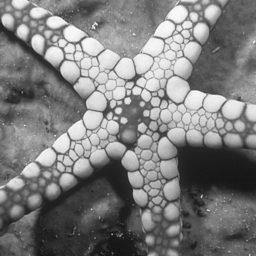
#> input picture img/Fig0201.png, 256 x 256 px, given in place of Fig1209.png, which was not available
$ python 012_image_morphological.py
#> lines starting #> are read from the running program, lines starting #| are printed output that depends on the picture; after the words box and inside, x2 and y2 are one past the last pixel; in counts of white or black regions, pixels touching at a corner belong together; pictures that were not available may be replaced by others from this repository, and a replacement may not be noted
import cv2 as cv
import numpy as np
from matplotlib import pyplot as plt

# 形态学图像处理

# [485 lines left out: functions ImageErodeAndDilate, ImageOpenAndClose, ImageGradient, ImageHitMiss, ImageGrayScale, ImageGrayScaleTophat and 10 more, not called in this run]


def ImageCornerDetection(filepath):
#> called with filepath = 'img/Fig1209.png'
    img = cv.imread(filepath, flags=1)
#> img is the input picture: shape (256, 256, 3); min 19, max 250, mean 124.1
    imgSign = img.copy()
    imgGray = cv.cvtColor(img, cv.COLOR_BGR2GRAY)

    # 边缘检测
    element = cv.getStructuringElement(cv.MORPH_RECT, (3, 3))
    imgEdge = cv.morphologyEx(imgGray, cv.MORPH_GRADIENT, element)    # 形态学梯度
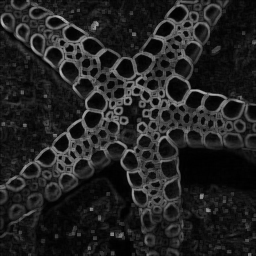
#> imgEdge: shape (256, 256); min 0, max 185, mean 34.1

    # 构造 9x9 结构元, 包括十字形结构元， 菱形结构元， 方形结构元和x刑结构元
    cross = cv.getStructuringElement(cv.MORPH_CROSS, (9, 9))          # 结构十字形结构元
    square = cv.getStructuringElement(cv.MORPH_RECT, (9, 9))          # 结构方形结构元
    xShape = cv.getStructuringElement(cv.MORPH_CROSS, (9, 9))         # 构造X形结构元
    diamond = cv.getStructuringElement(cv.MORPH_CROSS, (9, 9))        # 构造菱形结构元
    diamond[1, 1] = diamond[3, 3] = 1
    diamond[1, 3] = diamond[3, 1] = 1
    print(diamond)

    imgDilate1 = cv.dilate(imgGray, cross)        # 用十字形结构元膨胀原始图像
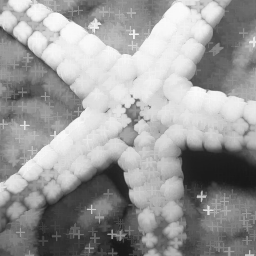
#> imgDilate1: shape (256, 256); min 23, max 250, mean 154.9
    imgErode1 = cv.erode(imgDilate1, diamond)     # 用菱形结构元腐蚀图像

    imgDilate2 = cv.dilate(imgGray, xShape)       # 用X形结构元膨胀原始图像
    imgErode2 = cv.erode(imgDilate2, square)      # 用方形结构元腐蚀图像
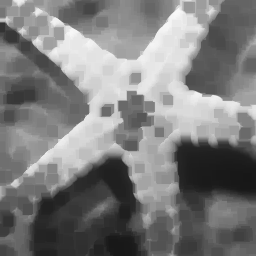
#> imgErode2: shape (256, 256); min 23, max 248, mean 124.6

    imgDiff = cv.absdiff(imgErode2, imgErode1)    # 将两幅闭运算的图像相减获得角点
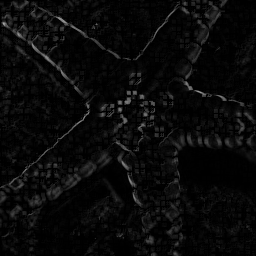
#> imgDiff: shape (256, 256); min 0, max 169, mean 9.6
    retval, thresh = cv.threshold(imgDiff, 40, 255, cv.THRESH_BINARY)    # 二值处理
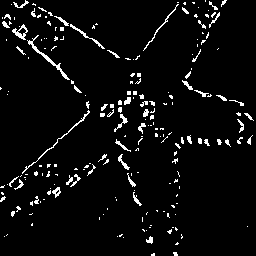
#> thresh: shape (256, 256); 4.8% white in thin lines or dots

    # 在原始图像上用半径为5的圆圈标记角点
    for j in range(thresh.size):
        y = int(j / thresh.shape[0])
        x = int(j % thresh.shape[0])
        if (thresh[x, y] == 255):
            cv.circle(imgSign, (y, x), 5, (255, 0, 255))
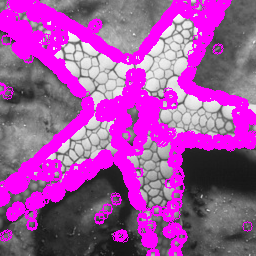
#> imgSign: shape (256, 256, 3); mean B, G, R 160.3, 78.1, 160.3

    plt.figure(figsize=(9,3.5))
    plt.subplot(131),plt.axis('off'),plt.title("1. Original"),plt.imshow(cv.cvtColor(img, cv.COLOR_BGR2RGB))
    plt.subplot(132),plt.axis('off'),plt.title("2. Morph edge"),plt.imshow(cv.bitwise_not(imgEdge), cmap='gray', vmin=0, vmax=255)
    plt.subplot(133),plt.axis('off'),plt.title("3. Morph corner"),plt.imshow(cv.cvtColor(imgSign, cv.COLOR_BGR2RGB))
    plt.tight_layout()
    plt.show()
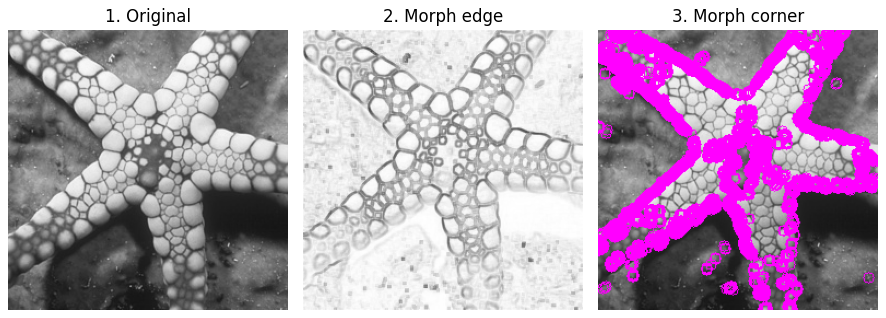
#> figure drawn by matplotlib, 3 panels


if __name__ == "__main__":
    filepath1 = r"img/Fig1201.png"
    filepath2 = r"img/Fig0703.png"
    filepath3 = r"img/Fig1202.png"
    filepath4 = r"img/Fig1101.png"
    filepath5 = r"img/Fig1203.png"
    filepath6 = r"img/Fig1204.png"
    filepath7 = r"img/Fig0801.png"
    filepath8 = r"img/Fig1001.png"
    filepath9 = r"img/Fig1205.png"
    filepath10 = r"img/Fig1206.png"
    filepath11 = r"img/Fig1207.png"
    filepath12 = r"img/Fig1208.png"
    filepath13 = r"img/Fig1209.png"

    # 形态学之腐蚀与膨胀
    # ImageErodeAndDilate(filepath1)

    # 形态学之开运算与闭运算
    # ImageOpenAndClose(filepath1)

    # 形态学之梯度运算
    # ImageGradient(filepath2)

    # 用击中-击不中变换进行特征识别
    # ImageHitMiss(filepath3)

    # 灰度形态学运算
    # ImageGrayScale(filepath4)

    # 灰度顶帽算子校正光照影响
    # ImageGrayScaleTophat(filepath5)

    # 灰度顶帽算子校正光照影响
    # ImageGrayScaleBlackhat(filepath6)

    # 形态学算法之边界提取
    # ImageBoundaryExtraction(filepath7)

    # 形态学算法之直线提取
    # ImageLineExtraction(filepath8)

    # 形态学重建之边界清除
    # ImageBoundaryClear(filepath9)

    # 形态学重建之孔洞填充
    # ImageHoleFilling(filepath9)

    # 泛洪填充算法实现孔洞填充
    # ImageFloodFill(filepath9)

    # 形态学重建之骨架提取
    # ImageSkeleton(filepath10)

    # 形态学之粒径分离
    # ImageParticleSeparation(filepath11)

    # 形态学之粒度测定
    # ImageParticleDetermination(filepath12)

    # 形态学之边缘和角点检测
    ImageCornerDetection(filepath13)

$ run again, on img/Fig0301.png
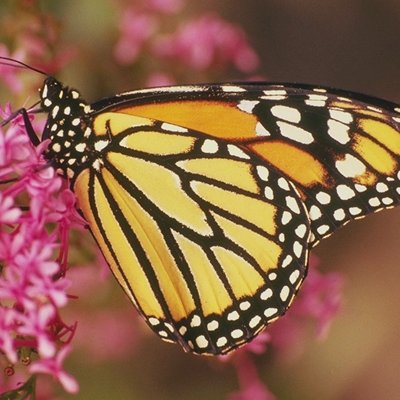
#> input picture img/Fig0301.png, 400 x 400 px, given in place of Fig1209.png, which was not available
#> in ImageCornerDetection, img is the input picture: shape (400, 400, 3); mean B, G, R 72.4, 99.6, 141.2
#> in ImageCornerDetection, `retval, thresh = cv.threshold(imgDiff, 40, 255, cv.THRESH_BINARY)`:
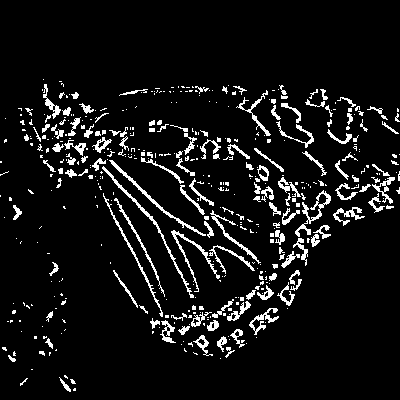
#> thresh: shape (400, 400); 7.7% white in thin lines or dots, all inside (x1, y1, x2, y2) = (0, 79, 400, 392)
#> in ImageCornerDetection, `plt.show()`:
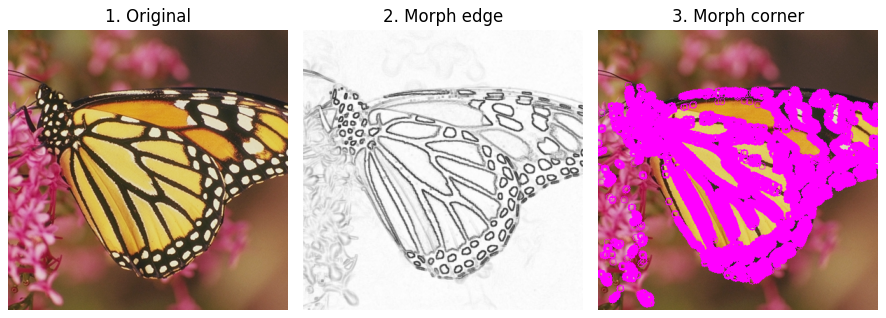
#> figure drawn by matplotlib, 3 panels
